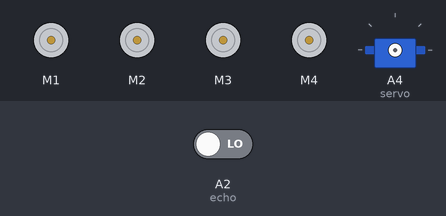
Bench run of a sketch on a simulated Arduino Uno, built with avr-gcc and run on an emulated ATmega328P. On the bench: 4 × DC motor (green arrow = forward, orange = backward, longer = faster), servo. Wiring (inferred from the names in the program): servo: signal A4. The test bench sets the inputs (shaded band); at power-on: A2 (echo) LOW. Servo pulses on a pin are drawn as a servo (544–2400 µs = 0–180°).

Above: at 0.05 s.
At 1.3 s:
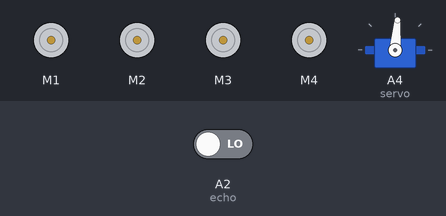
At 2.1 s:
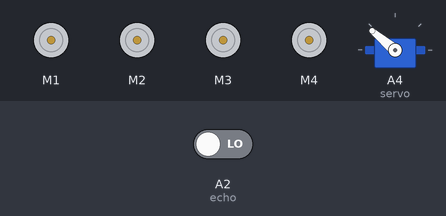
At 4.2 s:
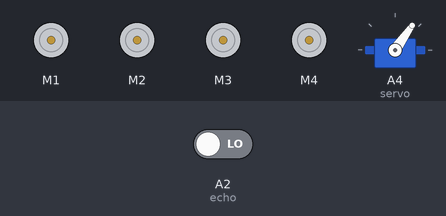
At 6.25 s:
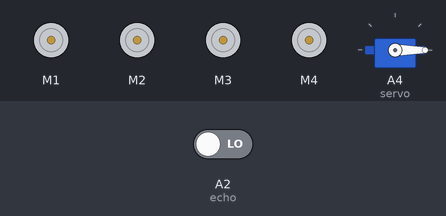
At 8.3 s:
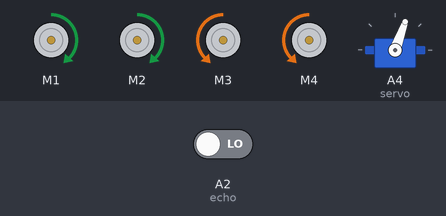
Timing chart, 0 to 10.8 s (numbered marks = the images above):
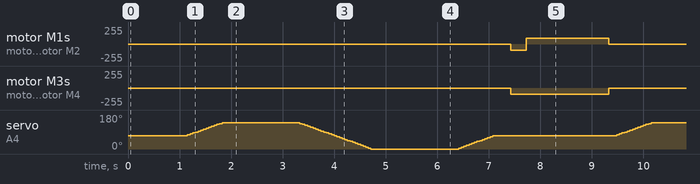

Measured:
- by itself, motor M1, motor M2: repeats every 8.3 s: forward 90/255 1.6 s, stopped 6.4 s, backward 90/255 0.30 s
- by itself, motor M3, motor M4: alternates backward 90/255 for 1.9 s and stopped for 6.4 s

The sketch:

car.ino
```cpp
#include <AFMotor.h>
AF_DCMotor motor1(1);
AF_DCMotor motor2(2);
AF_DCMotor motor3(3);
AF_DCMotor motor4(4);


#define servo A4

#define echo A2    //Echo pin
#define trigger A3 //Trigger pin

int distance_L, distance_F = 30, distance_R;
long distance;
int set = 20;

int Speed = 90;


void setup(){ // put your setup code here, to run once

  motor1.setSpeed(Speed);
  motor2.setSpeed(Speed);
  motor3.setSpeed(Speed);
  motor4.setSpeed(Speed);

pinMode(echo, INPUT );// declare ultrasonic sensor Echo pin as input
pinMode(trigger, OUTPUT); // declare ultrasonic sensor Trigger pin as Output
pinMode(servo, OUTPUT);

}


void loop(){

//===============================================================================
//                          Obstacle Avoiding Control
//===============================================================================
 distance_F = Ultrasonic_read();
 Serial.print("S=");Serial.println(distance_F);
  if (distance_F > set){forword();}
    else{Check_side();}
}


void servoPulse (int pin, int angle){
int pwm = (angle*11) + 500;      // Convert angle to microseconds
 digitalWrite(pin, HIGH);
 delayMicroseconds(pwm);
 digitalWrite(pin, LOW);
 delay(50);                   // Refresh cycle of servo
}

//**********************Ultrasonic_read****************************
long Ultrasonic_read(){
  digitalWrite(trigger, LOW);
  delayMicroseconds(2);
  digitalWrite(trigger, HIGH);
  delayMicroseconds(10);
  distance = pulseIn (echo, HIGH);
  return distance / 29 / 2;
}

void compareDistance(){
       if (distance_L > distance_R){
  turnLeft();
  delay(350);
  }
  else if (distance_R > distance_L){
  turnRight();
  delay(350);
  }
  else{
  backword();
  delay(300);
  turnRight();
  delay(600);
  }
}

void Check_side(){
    Stop();
    delay(100);
 for (int angle = 70; angle <= 140; angle += 5)  {
   servoPulse(servo, angle);  }
    delay(300);
    distance_L = Ultrasonic_read();
    delay(100);
  for (int angle = 140; angle >= 0; angle -= 5)  {
   servoPulse(servo, angle);  }
    delay(500);
    distance_R = Ultrasonic_read();
    delay(100);
 for (int angle = 0; angle <= 70; angle += 5)  {
   servoPulse(servo, angle);  }
    delay(300);
    compareDistance();
}

void forword(){  //forword

    motor1.run(FORWARD);
    motor2.run(FORWARD);
    motor3.run(FORWARD);
    motor4.run(FORWARD);

}

void backword(){ //backword

    motor1.run(BACKWARD);
    motor2.run(BACKWARD);
    motor3.run(BACKWARD);
    motor4.run(BACKWARD);

}

void turnRight(){ //turnRight

    motor1.run(FORWARD);
    motor2.run(FORWARD);
    motor3.run(BACKWARD);
    motor4.run(BACKWARD);

}
void turnLeft(){ //turnLeft
    motor1.run(BACKWARD);
    motor2.run(BACKWARD);
    motor3.run(FORWARD);
    motor4.run(FORWARD);
}
void Stop(){ //stop

    motor1.run(RELEASE);
    motor2.run(RELEASE);
    motor3.run(RELEASE);
    motor4.run(RELEASE);
}
```
